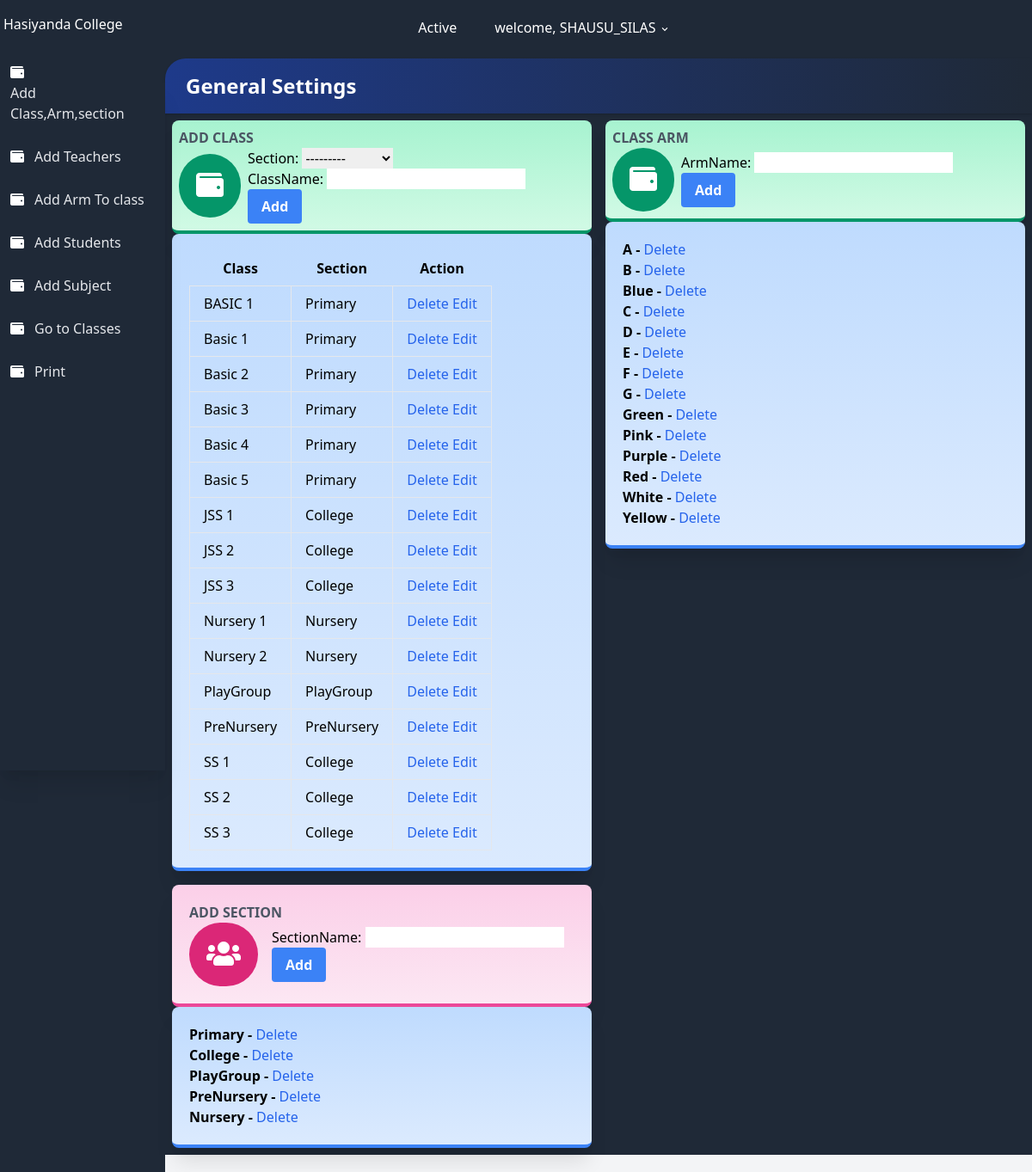
The app's page /settings/ (signed in) with its own data.
### users/models.py (models this page shows, shortened)
class User(AbstractUser):
    class Role(models.TextChoices):
        ADMIN = 'admin'
        TEACHER = 'teacher'
        STUDENT = 'student'
    base_role = Role.TEACHER
    role = models.CharField(max_length=10, choices= Role.choices , null=True, blank=True)
    section = models.ForeignKey('result.section', on_delete=models.SET_NULL, null=True , blank=True)
    class Meta:
        db_table = 'auth_user'

### result/models.py (models this page shows, shortened)
class all_class(models.Model):
    className = models.CharField(max_length=100 , unique=True)
    section = models.ForeignKey(section, on_delete=models.CASCADE, null=True)
    complete = models.BooleanField(default=False)
    date = models.DateTimeField(auto_now_add=True)
    class Meta:
        ordering = ['className']

class section(models.Model):
    sectionName = models.CharField(max_length=100 , unique=True)
    def __str__(self):
        return self.sectionName

class classArm(models.Model):
    armName = models.CharField(max_length=100 , unique=True)
    class Meta:
        ordering = ['armName']

### result/views.py (the view, shortened to what this page needs)
# urls.py: path('settings/', settings.as_view(), name='settings'),
class settings(LoginRequiredMixin, TemplateView):
    login_url = 'result:login'
    template_name = 'result/settings.html'
    queryset = all_class.objects.all()
    def get_context_data(self, **kwargs):
        context = super(settings, self).get_context_data(**kwargs)
        context['classForm'] = allClassForm()
        context['armForm'] = classArmForm()
        context['sectionForm'] = sectionForm()
        context['imageForm'] = ImageForm()
        context['settingForm'] = settingForm()
        context['allclass'] = all_class.objects.all()
        context['classArm'] = classArm.objects.all()
        context['sections'] = section.objects.all()
        context['img'] = Images.objects.all()
        context['setting'] = setting.objects.all()
        context['studentCount'] = students.objects.all().count()
        return context

### result/forms.py
class allClassForm(forms.ModelForm):
    class Meta:
        model = all_class
        fields = ['section', 'className' ]

class classArmForm(forms.ModelForm):
    class Meta:
        model = classArm
        fields = ['armName']

### result/templates/result/settings.html (shortened to what this page needs)
{% extends 'settingsbase.html' %}
{% load static %}
{% block content %}
<div class="flex flex-wrap">
    <div class="w-full md:w-1/2 xl:w-1/3 p-2">
        <div class="bg-gradient-to-b from-green-200 to-green-100 border-b-4 border-green-600 rounded-lg shadow-xl p-2">
            <h2 class="font-bold uppercase text-gray-600">Add Class</h2>
            <div class="flex flex-row items-center">
                <div class="flex-shrink pr-2">
                    <div class="rounded-full p-5 bg-green-600"><i class="fa fa-wallet fa-2x fa-inverse"></i></div>
                </div>
                <form method="post"  class="">
                      {{ classForm.as_p }}
                      <button
                        class="bg-blue-500 hover:bg-blue-700 text-white font-bold py-2 px-4 rounded focus:outline-none focus:shadow-outline"
                        type="submit"> Add</button>
                </form>
            </div>
        </div>
            <div class="bg-gradient-to-b from-blue-200 to-blue-100 border-b-4 border-blue-500 rounded-lg shadow-xl p-5">
                <div class="flex flex-row items-center">
                        <table class="table-auto">
                            <thead>
                              <tr>
                                <th class="px-4 py-2">Class</th>
                                <th class="px-4 py-2">Section</th>
                                <th class="px-4 py-2">Action</th>
                              </tr>
                            </thead>
                            <tbody>
                              {% for class in allclass%}
                              <tr>
                                <td class="border px-4 py-2">
                                    {{class.className}}
                                </td>
                                <td class="border px-4 py-2">{{class.section}}</td>
                                <td class="border px-4 py-2">
                                    <a href="{% url 'result:deleteClass' class.id %}" class="font-medium text-blue-600 dark:text-blue-500 hover:underline" >
                                        Delete
                                      </a>
                                      <a href="{% url 'result:EditClass' class.id %}" class="font-medium text-blue-600 dark:text-blue-500 hover:underline" >
                                          Edit
                                        </a>
                                </td>
                              </tr>
                              {% endfor %}
                            </tbody>
                          </table>
                </div>
            </div>
    </div>
    <div class="w-full md:w-1/2 xl:w-1/3 p-2">
        <div class="bg-gradient-to-b from-green-200 to-green-100 border-b-4 border-green-600 rounded-lg shadow-xl p-2">
            <h2 class="font-bold uppercase text-gray-600">Class Arm</h2>
            <div class="flex flex-row items-center">
                <div class="flex-shrink pr-2">
                    <div class="rounded-full p-5 bg-green-600"><i class="fa fa-wallet fa-2x fa-inverse"></i></div>
                </div>
                <form method="post"  class="">
                      {{ armForm.as_p }}
                      <button
                        class="bg-blue-500 hover:bg-blue-700 text-white font-bold py-2 px-4 rounded focus:outline-none focus:shadow-outline"
                        type="submit"> Add</button>
                </form>
            </div>
        </div>
        <div class="bg-gradient-to-b from-blue-200 to-blue-100 border-b-4 border-blue-500 rounded-lg shadow-xl p-5">
            <div class="flex flex-row items-center">
                <ul class=" font-bold">
                    {% for classArm in classArm%}
                      <li  >
                         {{ classArm.armName}} -
                         <a href="{% url 'result:deleteArm' classArm.id %}" class="font-medium text-blue-600 dark:text-blue-500 hover:underline" >
                          Delete
                        </a>
                      </li>
                    {% endfor %}
                  </ul>
            </div>
        </div>
    </div>
    <div class="w-full md:w-1/2 xl:w-1/3 p-2">
        <div class="bg-gradient-to-b from-pink-200 to-pink-100 border-b-4 border-pink-500 rounded-lg shadow-xl p-5">
            <h2 class="font-bold uppercase text-gray-600">Add Section</h2>
            <div class="flex flex-row items-center">
                <div class="flex-shrink pr-4">
                    <div class="rounded-full p-5 bg-pink-600"><i class="fas fa-users fa-2x fa-inverse"></i></div>
                </div>
                <form method="post"  class="">
                    {{ sectionForm.as_p }}
                    <button
                      class="bg-blue-500 hover:bg-blue-700 text-white font-bold py-2 px-4 rounded focus:outline-none focus:shadow-outline"
                      type="submit"> Add</button>
              </form>
            </div>
        </div>
        <div class="bg-gradient-to-b from-blue-200 to-blue-100 border-b-4 border-blue-500 rounded-lg shadow-xl p-5">
            <div class="flex flex-row items-center">
                <ul class=" font-bold">
                    {% for section in sections %}
                      <li  >
                        {{ section.sectionName }} -
                         <a href=" " class="font-medium text-blue-600 dark:text-blue-500 hover:underline" >
                          Delete
                        </a>
                      </li>
                    {% endfor %}
                  </ul>
            </div>
        </div>
    </div>
</div>
{% endblock %}

### templates/settingsbase.html (shortened to what this page needs)
{% load static %}
<!DOCTYPE html>
<html lang="en">
<head>
    <link rel="stylesheet" href="https://use.fontawesome.com/releases/v5.3.1/css/all.css">
    <link rel="stylesheet" href="https://unpkg.com/tailwindcss@2.2.19/dist/tailwind.min.css"/>
    <link href="https://afeld.github.io/emoji-css/emoji.css" rel="stylesheet">
</head>
<body class="bg-gray-800 font-sans leading-normal tracking-normal mt-12">
<header>
    <nav aria-label="menu nav" class="bg-gray-800 pt-2 md:pt-1 pb-1 px-1 mt-0 h-auto fixed w-full z-20 top-0">
        <div class="flex flex-wrap items-center">
            <div class="flex flex-shrink md:w-1/3 justify-center md:justify-start text-white">
                <a href="{% url 'result:index' %}" aria-label="Home">
                    <h1> Hasiyanda College</h1>
                </a>
            </div>
            <div class="flex w-full pt-2 content-center justify-between md:w-1/3 md:justify-end">
                <ul class="list-reset flex justify-between flex-1 md:flex-none items-center">
                    <li class="flex-1 md:flex-none md:mr-3">
                        <a class="inline-block py-2 px-4 text-white no-underline" href="#">Active</a>
                    </li>
                    <li class="flex-1 md:flex-none md:mr-3">
                        <div class="relative inline-block">
                            <button onclick="toggleDD('myDropdown')" class="drop-button text-white py-2 px-2"> <span class="pr-2"></span> welcome, {{user.username}} <svg class="h-3 fill-current inline" xmlns="http://www.w3.org/2000/svg" viewBox="0 0 20 20">
                                <path d="M9.293 12.95l.707.707L15.657 8l-1.414-1.414L10 10.828 5.757 6.586 4.343 8z" /></svg></button>
                        </div>
                    </li>
                </ul>
            </div>
        </div>
    </nav>
</header>
<body>
    <div class="flex flex-col md:flex-row">
        <nav aria-label="alternative nav">
            <div class="bg-gray-800 shadow-xl h-20 fixed bottom-0 mt-12 md:relative md:h-screen z-10 w-full md:w-48 content-center">
                <div class="md:mt-12 md:w-48 md:fixed md:left-0 md:top-0 content-center md:content-start text-left justify-between">
                    <ul class="list-reset flex flex-row md:flex-col pt-3 md:py-3 px-1 md:px-2 text-center md:text-left">
                        <li class="mr-3 flex-1">
                            <a href="{% url 'result:settings' %}" class="block py-1 md:py-3 pl-0 md:pl-1 align-middle text-white no-underline hover:text-white border-b-2 border-gray-800 hover:border-red-500">
                                <i class="fa fa-wallet pr-0 md:pr-3"></i><span class="pb-1 md:pb-0 text-xs md:text-base text-gray-400 md:text-gray-200 block md:inline-block">
                                    Add Class,Arm,section
                                </span>
                            </a>
                        </li>
                        <li class="mr-3 flex-1">
                            <a href="{% url 'result:RegisterTeachers' %}" class="block py-1 md:py-3 pl-0 md:pl-1 align-middle text-white no-underline hover:text-white border-b-2 border-gray-800 hover:border-green-500">
                                <i class="fa fa-wallet pr-0 md:pr-3"></i><span class="pb-1 md:pb-0 text-xs md:text-base text-gray-400 md:text-gray-200 block md:inline-block">
                                    Add Teachers
                                </span>
                            </a>
                        </li>
                        <li class="mr-3 flex-1">
                            <a href="{% url 'result:CreateClassArm' %}" class="block py-1 md:py-3 pl-0 md:pl-1 align-middle text-white no-underline hover:text-white border-b-2 border-gray-800 hover:border-green-500">
                                <i class="fa fa-wallet pr-0 md:pr-3"></i><span class="pb-1 md:pb-0 text-xs md:text-base text-gray-400 md:text-gray-200 block md:inline-block">
                                    Add Arm To class
                                </span>
                            </a>
                        </li>
                        <li class="mr-3 flex-1">
                            <a href="{% url 'result:registerStudent' %}" class="block py-1 md:py-3 pl-0 md:pl-1 align-middle text-white no-underline hover:text-white border-b-2 border-gray-800 hover:border-yellow-500">
                                <i class="fa fa-wallet pr-0 md:pr-3"></i><span class="pb-1 md:pb-0 text-xs md:text-base text-gray-400 md:text-gray-200 block md:inline-block">
                                    Add Students
                                </span>
                            </a>
                        </li>
                        <li class="mr-3 flex-1">
                            <a href="{% url 'result:subjectCreate' %}" class="block py-1 md:py-3 pl-0 md:pl-1 align-middle text-white no-underline hover:text-white border-b-2 border-gray-800 hover:border-green-500">
                                <i class="fa fa-wallet pr-0 md:pr-3"></i><span class="pb-1 md:pb-0 text-xs md:text-base text-gray-400 md:text-gray-200 block md:inline-block">
                                    Add Subject
                                </span>
                            </a>
                        </li>
                        <li class="mr-3 flex-1">
                            <a href="{% url 'result:classList' %}" class="block py-1 md:py-3 pl-0 md:pl-1 align-middle text-white no-underline hover:text-white border-b-2 border-gray-800 hover:border-green-500">
                                <i class="fa fa-wallet pr-0 md:pr-3"></i><span class="pb-1 md:pb-0 text-xs md:text-base text-gray-400 md:text-gray-200 block md:inline-block">
                                    Go to Classes
                                </span>
                            </a>
                        </li>
                        <li class="mr-3 flex-1">
                            <a href="{% url 'result:print' %}" class="block py-1 md:py-3 pl-0 md:pl-1 align-middle text-white no-underline hover:text-white border-b-2 border-gray-800 hover:border-green-500">
                                <i class="fa fa-wallet pr-0 md:pr-3"></i><span class="pb-1 md:pb-0 text-xs md:text-base text-gray-400 md:text-gray-200 block md:inline-block">
                                    Print
                                </span>
                            </a>
                    </ul>
                </div>
            </div>
        </nav>
        <section>
            <div id="main" class="main-content flex-1 bg-gray-100 mt-12 md:mt-2 pb-24 md:pb-5">
                <div class="bg-gray-800 pt-3">
                    <div class="rounded-tl-3xl bg-gradient-to-r from-blue-900 to-gray-800 p-4 shadow text-2xl text-white">
                        <h1 class="font-bold pl-2"> General Settings </h1>
                    </div>
                    {% block content %}
                    {% endblock content %}
                </div>
            </div>
        </section>
    </div>
</body>
</html>

### records on screen
all_class: className "BASIC 1", section "Primary"
all_class: className "Basic 1", section "Primary"
all_class: className "Basic 2", section "Primary"
all_class: className "Basic 3", section "Primary"
all_class: className "Basic 4", section "Primary"
all_class: className "Basic 5", section "Primary"
all_class: className "JSS 1", section "College"
all_class: className "JSS 2", section "College"
all_class: className "JSS 3", section "College"
all_class: className "Nursery 1", section "Nursery"
all_class: className "Nursery 2", section "Nursery"
all_class: className "PlayGroup", section "PlayGroup"
all_class: className "PreNursery", section "PreNursery"
all_class: className "SS 1", section "College"
all_class: className "SS 2", section "College"
all_class: className "SS 3", section "College"
classArm: armName "A"
classArm: armName "B"
classArm: armName "Blue"
classArm: armName "C"
classArm: armName "D"
classArm: armName "E"
classArm: armName "F"
classArm: armName "G"
classArm: armName "Green"
classArm: armName "Pink"
classArm: armName "Purple"
classArm: armName "Red"
classArm: armName "White"
classArm: armName "Yellow"
section: sectionName "Primary"
section: sectionName "College"
section: sectionName "PlayGroup"
section: sectionName "PreNursery"
section: sectionName "Nursery"

### other values on screen
{{ user.username }} "SHAUSU_SILAS"
